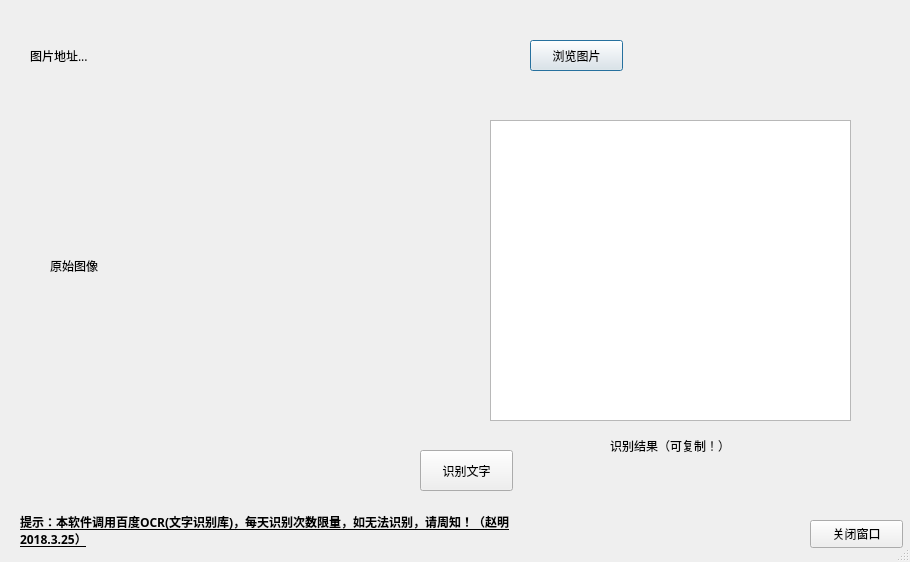
<?xml version="1.0" encoding="UTF-8"?>
<ui version="4.0">
 <class>Dialog</class>
 <widget class="QDialog" name="Dialog">
  <property name="geometry">
   <rect>
    <x>0</x>
    <y>0</y>
    <width>910</width>
    <height>562</height>
   </rect>
  </property>
  <property name="font">
   <font>
    <family>宋体</family>
    <weight>50</weight>
    <bold>false</bold>
    <underline>false</underline>
   </font>
  </property>
  <property name="windowTitle">
   <string>Dialog</string>
  </property>
  <property name="styleSheet">
   <string notr="true">backgrouong_color:rgqconicalgradient(cx:0.5, cy:0.5, angle:0, stop:0 rgba(255, 255, 255, 255), stop:0.373979 rgba(255, 255, 255, 255), stop:0.373991 rgba(33, 30, 255, 255), stop:0.624018 rgba(33, 30, 255, 255), stop:0.624043 rgba(255, 0, 0, 255), stop:1 rgba(255, 0, 0, 255))rgb(255, 255, 255)b(255, 255, 255)
</string>
  </property>
  <property name="sizeGripEnabled">
   <bool>true</bool>
  </property>
  <widget class="QPushButton" name="Button_bro">
   <property name="geometry">
    <rect>
     <x>530</x>
     <y>40</y>
     <width>93</width>
     <height>31</height>
    </rect>
   </property>
   <property name="text">
    <string>浏览图片</string>
   </property>
  </widget>
  <widget class="QPushButton" name="Button_close">
   <property name="geometry">
    <rect>
     <x>810</x>
     <y>520</y>
     <width>93</width>
     <height>28</height>
    </rect>
   </property>
   <property name="text">
    <string>关闭窗口</string>
   </property>
  </widget>
  <widget class="QLabel" name="label_picAdr">
   <property name="geometry">
    <rect>
     <x>30</x>
     <y>10</y>
     <width>451</width>
     <height>91</height>
    </rect>
   </property>
   <property name="text">
    <string>图片地址...</string>
   </property>
  </widget>
  <widget class="QPushButton" name="pushButton_recognize">
   <property name="geometry">
    <rect>
     <x>420</x>
     <y>450</y>
     <width>93</width>
     <height>41</height>
    </rect>
   </property>
   <property name="text">
    <string>识别文字</string>
   </property>
  </widget>
  <widget class="QLabel" name="label_img">
   <property name="enabled">
    <bool>true</bool>
   </property>
   <property name="geometry">
    <rect>
     <x>50</x>
     <y>120</y>
     <width>371</width>
     <height>291</height>
    </rect>
   </property>
   <property name="text">
    <string>原始图像</string>
   </property>
  </widget>
  <widget class="QTextEdit" name="textEdit_text">
   <property name="geometry">
    <rect>
     <x>490</x>
     <y>120</y>
     <width>361</width>
     <height>301</height>
    </rect>
   </property>
  </widget>
  <widget class="QLabel" name="label">
   <property name="geometry">
    <rect>
     <x>610</x>
     <y>430</y>
     <width>151</width>
     <height>31</height>
    </rect>
   </property>
   <property name="text">
    <string>识别结果（可复制！）</string>
   </property>
  </widget>
  <widget class="QLabel" name="label_2">
   <property name="geometry">
    <rect>
     <x>20</x>
     <y>500</y>
     <width>531</width>
     <height>61</height>
    </rect>
   </property>
   <property name="font">
    <font>
     <family>微软雅黑</family>
     <weight>75</weight>
     <bold>true</bold>
     <underline>true</underline>
    </font>
   </property>
   <property name="styleSheet">
    <string notr="true">background_color:rgb(255, 0, 0)</string>
   </property>
   <property name="text">
    <string>提示：本软件调用百度OCR(文字识别库)，每天识别次数限量，如无法识别，请周知！（赵明2018.3.25）</string>
   </property>
   <property name="wordWrap">
    <bool>true</bool>
   </property>
  </widget>
 </widget>
 <resources/>
 <connections>
  <connection>
   <sender>Button_close</sender>
   <signal>clicked()</signal>
   <receiver>Dialog</receiver>
   <slot>close()</slot>
   <hints>
    <hint type="sourcelabel">
     <x>234</x>
     <y>439</y>
    </hint>
    <hint type="destinationlabel">
     <x>360</x>
     <y>505</y>
    </hint>
   </hints>
  </connection>
 </connections>
</ui>
